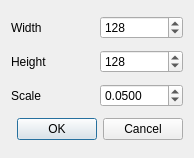
<?xml version="1.0" encoding="UTF-8"?>
<ui version="4.0">
 <class>guiNewRegion</class>
 <widget class="QDialog" name="guiNewRegion">
  <property name="geometry">
   <rect>
    <x>0</x>
    <y>0</y>
    <width>194</width>
    <height>158</height>
   </rect>
  </property>
  <property name="windowTitle">
   <string>New Region</string>
  </property>
  <layout class="QGridLayout" name="gridLayout">
   <item row="0" column="0">
    <widget class="QLabel" name="label">
     <property name="text">
      <string>Width</string>
     </property>
    </widget>
   </item>
   <item row="0" column="1">
    <widget class="QSpinBox" name="spinWidth">
     <property name="minimum">
      <number>16</number>
     </property>
     <property name="maximum">
      <number>1024</number>
     </property>
     <property name="value">
      <number>128</number>
     </property>
    </widget>
   </item>
   <item row="1" column="0">
    <widget class="QLabel" name="label_2">
     <property name="text">
      <string>Height</string>
     </property>
    </widget>
   </item>
   <item row="1" column="1">
    <widget class="QSpinBox" name="spinHeight">
     <property name="minimum">
      <number>16</number>
     </property>
     <property name="maximum">
      <number>1024</number>
     </property>
     <property name="value">
      <number>128</number>
     </property>
    </widget>
   </item>
   <item row="2" column="0">
    <widget class="QLabel" name="label_3">
     <property name="text">
      <string>Scale</string>
     </property>
    </widget>
   </item>
   <item row="2" column="1">
    <widget class="QDoubleSpinBox" name="spinScale">
     <property name="decimals">
      <number>4</number>
     </property>
     <property name="value">
      <double>0.050000000000000</double>
     </property>
    </widget>
   </item>
   <item row="3" column="0" colspan="2">
    <widget class="QDialogButtonBox" name="buttonBox">
     <property name="orientation">
      <enum>Qt::Horizontal</enum>
     </property>
     <property name="standardButtons">
      <set>QDialogButtonBox::Cancel|QDialogButtonBox::Ok</set>
     </property>
    </widget>
   </item>
  </layout>
 </widget>
 <resources/>
 <connections>
  <connection>
   <sender>buttonBox</sender>
   <signal>accepted()</signal>
   <receiver>guiNewRegion</receiver>
   <slot>accept()</slot>
   <hints>
    <hint type="sourcelabel">
     <x>248</x>
     <y>254</y>
    </hint>
    <hint type="destinationlabel">
     <x>157</x>
     <y>274</y>
    </hint>
   </hints>
  </connection>
  <connection>
   <sender>buttonBox</sender>
   <signal>rejected()</signal>
   <receiver>guiNewRegion</receiver>
   <slot>reject()</slot>
   <hints>
    <hint type="sourcelabel">
     <x>316</x>
     <y>260</y>
    </hint>
    <hint type="destinationlabel">
     <x>286</x>
     <y>274</y>
    </hint>
   </hints>
  </connection>
 </connections>
</ui>
